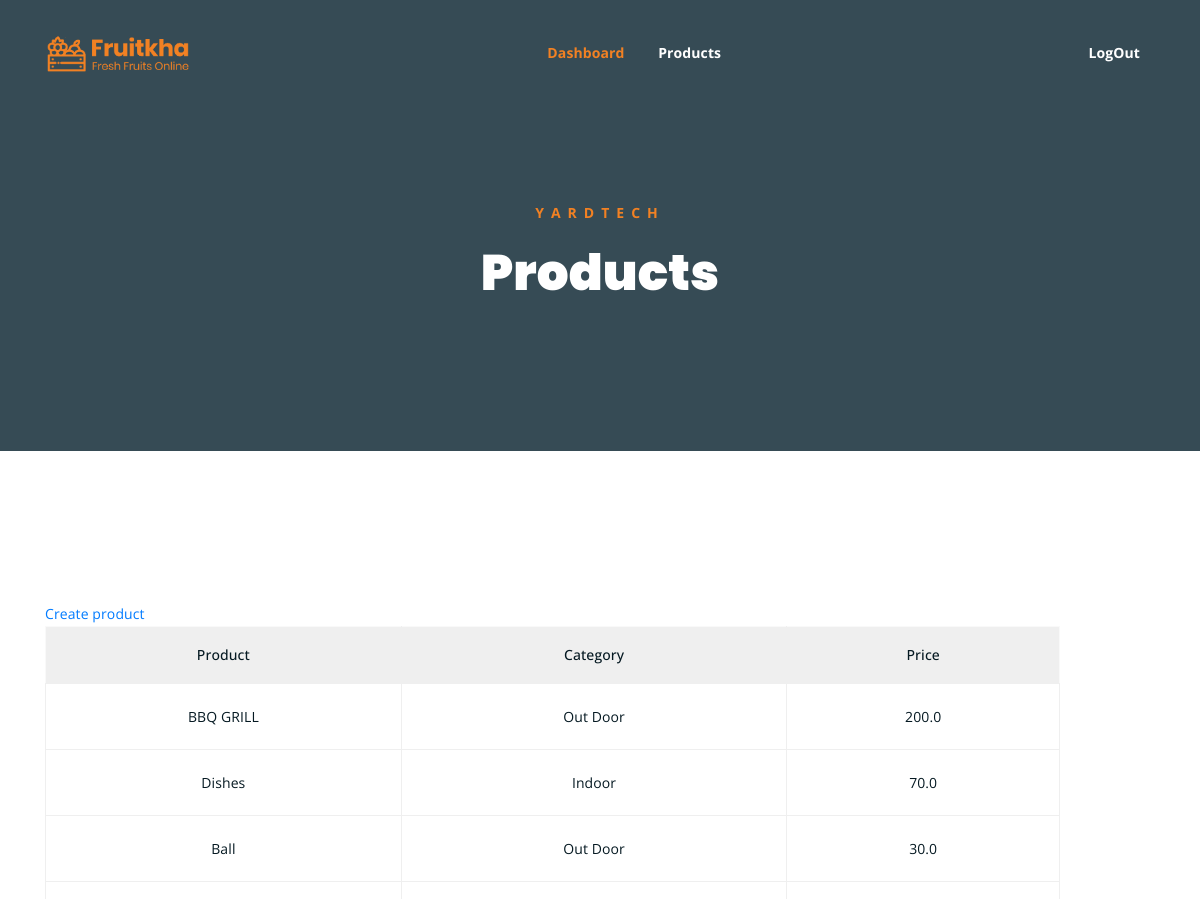
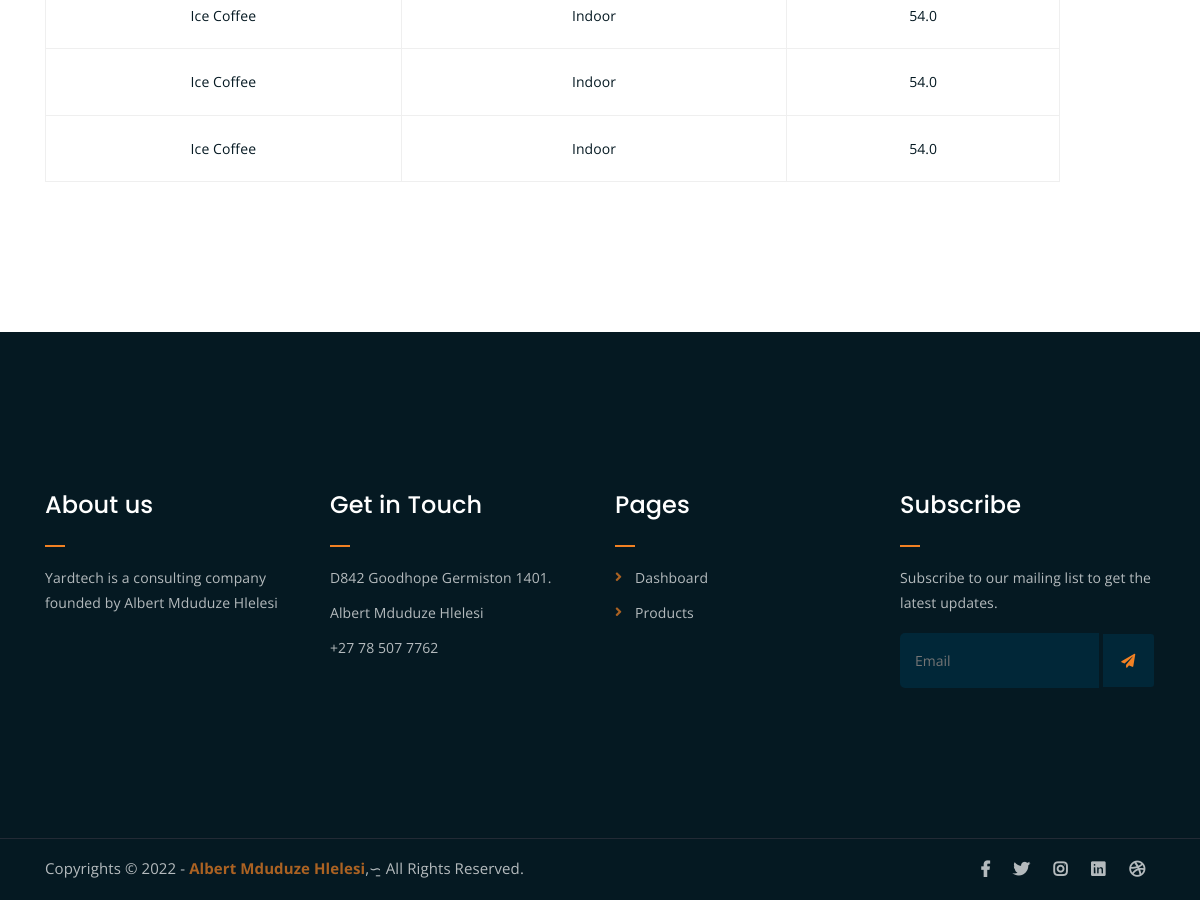
Screenshot of /products/ (signed in) with the database file from the repository (2 pictures, top to bottom).
### accounts/models.py (models this page shows, shortened)
class Product(models.Model):
    CATEGORY =(
        ('Indoor','Indoor'),
        ('Out Door','Out Door'),
    )
    name = models.CharField(max_length=200,null=True)
    price = models.FloatField(null=True)
    category = models.CharField(max_length=200,null=True,choices=CATEGORY)
    description =models.CharField(max_length=200,null=True,blank=True)
    date_created =models.DateTimeField(auto_now=True,null=True)
    tag = models.ManyToManyField(Tag)

### accounts/decorators.py (the view)
        def wrapper_func(request,*args,**kwargs):
            group = None
            if request.user.groups.exists():
                group=request.user.groups.all()[0].name
            if group in allowed_roles:
                return view_func(request,*args,**kwargs)
            else:
                return HttpResponse('You are not authorized to view this page')

### accounts/views.py (called while the page is built)
@login_required(login_url='login')
@allowed_users(allowed_roles=['admin'])
def products(request):
    product = Product.objects.all()
    return render(request,'accounts/products2.html',{'product':product})

### accounts/templates/accounts/products2.html (shortened to what this page needs)
<!DOCTYPE html>
<html lang="en">
<head>
	{% load static %}
	<link rel="stylesheet" href="{% static 'accounts/css/all.min.css' %}">
	<link rel="stylesheet" href="{% static 'accounts/bootstrap/css/bootstrap.min.css' %}">
	<link rel="stylesheet" href="{% static 'accounts/css/owl.carousel.css' %}">
	<link rel="stylesheet" href="{% static 'accounts/css/magnific-popup.css' %}">
	<link rel="stylesheet" href="{% static 'accounts/css/animate.css' %}">
	<link rel="stylesheet" href="{% static 'accounts/css/meanmenu.min.css' %}">
	<link rel="stylesheet" href="{% static 'accounts/css/main.css'%}">
	<link rel="stylesheet" href="{% static 'accounts/css/responsive.css'%} ">
</head>
<body>
	<div class="top-header-area" id="sticker">
		<div class="container">
			<div class="row">
				<div class="col-lg-12 col-sm-12 text-center">
					<div class="main-menu-wrap">
						<div class="site-logo">
							<a href="index.html">
								<img src="assets/img/logo.png" alt="">
							</a>
						</div>
						<nav class="main-menu">
							<ul>
								<li class="current-list-item"><a href="{% url 'accounts:home' %}">Dashboard</a>
								</li>
								<li><a href="{% url 'accounts:products' %}">Products</a></li>
								<li>
									<div class="header-icons">
									<span class="hel-mesg"><a class="log-in" href="{% url 'accounts:login' %}">LogOut</a></span>
									</div>
								</li>
							</ul>
						</nav>
					</div>
				</div>
			</div>
		</div>
	</div>
	<div class="breadcrumb-section breadcrumb-bg">
		<div class="container">
			<div class="row">
				<div class="col-lg-8 offset-lg-2 text-center">
					<div class="breadcrumb-text">
						<p>Yardtech</p>
						<h1>Products</h1>
					</div>
				</div>
			</div>
		</div>
	</div>
	<div class="cart-section mt-150 mb-150">
		<div class="container">
			<div class="row">
				<div class="col-lg-11 col-md-12">
					<div class="cart-table-wrap">
						<a href="{% url 'accounts:create' %}">Create product</a>
						<table class="cart-table">
							<thead class="cart-table-head">
								<tr class="table-head-row">
									<th class="product-remove">Product</th>
									<th class="product-name">Category</th>
									<th class="product-price">Price</th>
								</tr>
							</thead>
							          {% for i in product %}
							<tbody>
                                     <td>{{i.name}}</td>
							         <td>{{i.category}}</td>
							         <td>{{i.price}}</td>
							</tbody>
							          {% endfor %}
						</table>
					</div>
				</div>
				</div>
			</div>
		</div>
	<div class="footer-area">
		<div class="container">
			<div class="row">
				<div class="col-lg-3 col-md-6">
					<div class="footer-box about-widget">
						<h2 class="widget-title">About us</h2>
						<p>Yardtech is a consulting company founded by Albert Mduduze Hlelesi</p>
					</div>
				</div>
				<div class="col-lg-3 col-md-6">
					<div class="footer-box get-in-touch">
						<h2 class="widget-title">Get in Touch</h2>
						<ul>
							<li>D842 Goodhope Germiston 1401.</li>
							<li>Albert Mduduze Hlelesi</li>
							<li>+27 78 507 7762</li>
						</ul>
					</div>
				</div>
				<div class="col-lg-3 col-md-6">
					<div class="footer-box pages">
						<h2 class="widget-title">Pages</h2>
						<ul>
							<li><a href="index.html">Dashboard</a></li>
							<li><a href="about.html">Products</a></li>
						</ul>
					</div>
				</div>
				<div class="col-lg-3 col-md-6">
					<div class="footer-box subscribe">
						<h2 class="widget-title">Subscribe</h2>
						<p>Subscribe to our mailing list to get the latest updates.</p>
						<form action="index.html">
							<input type="email" placeholder="Email">
							<button type="submit"><i class="fas fa-paper-plane"></i></button>
						</form>
					</div>
				</div>
			</div>
		</div>
	</div>
	<div class="copyright">
		<div class="container">
			<div class="row">
				<div class="col-lg-6 col-md-12">
					<p>Copyrights &copy; 2022 - <a href="">Albert Mduduze Hlelesi</a>,&race;  All Rights Reserved.</p>
				</div>
				<div class="col-lg-6 text-right col-md-12">
					<div class="social-icons">
						<ul>
							<li><a href="#" target="_blank"><i class="fab fa-facebook-f"></i></a></li>
							<li><a href="#" target="_blank"><i class="fab fa-twitter"></i></a></li>
							<li><a href="#" target="_blank"><i class="fab fa-instagram"></i></a></li>
							<li><a href="#" target="_blank"><i class="fab fa-linkedin"></i></a></li>
							<li><a href="#" target="_blank"><i class="fab fa-dribbble"></i></a></li>
						</ul>
					</div>
				</div>
			</div>
		</div>
	</div>
</body>
</html>

### rows the page displays
Product: name "BBQ GRILL", category "Out Door", price "200.0"
Product: name "Dishes", category "Indoor", price "70.0"
Product: name "Ball", category "Out Door", price "30.0"
Product: name "Ice Coffee", category "Indoor", price "54.0"
Product: name "Ice Coffee", category "Indoor", price "54.0"
Product: name "Ice Coffee", category "Indoor", price "54.0"
